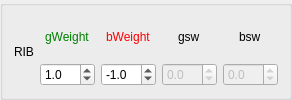
                                <widget class="QGroupBox" name="groupBox_10">
                                    <property name="title">
                                        <string/>
                                    </property>
                                    <layout class="QHBoxLayout" name="horizontalLayout_18">
                                        <item alignment="Qt::AlignHCenter">
                                            <widget class="QLabel" name="label_76">
                                                <property name="text">
                                                    <string>RIB</string>
                                                </property>
                                            </widget>
                                        </item>
                                        <item>
                                            <layout class="QVBoxLayout" name="verticalLayout_63">
                                                <item alignment="Qt::AlignHCenter">
                                                    <widget class="QLabel" name="label_77">
                                                        <property name="toolTip">
                                                            <string>&lt;html&gt;&lt;head/&gt;&lt;body&gt;&lt;p&gt;points
                                                                added to score when this is good&lt;/p&gt;&lt;/body&gt;&lt;/html&gt;
                                                            </string>
                                                        </property>
                                                        <property name="styleSheet">
                                                            <string notr="true">color: green</string>
                                                        </property>
                                                        <property name="text">
                                                            <string>gWeight</string>
                                                        </property>
                                                    </widget>
                                                </item>
                                                <item>
                                                    <widget class="QDoubleSpinBox" name="doubleSpinBox_61">
                                                        <property name="decimals">
                                                            <number>1</number>
                                                        </property>
                                                        <property name="minimum">
                                                            <double>-10.000000000000000</double>
                                                        </property>
                                                        <property name="maximum">
                                                            <double>10.000000000000000</double>
                                                        </property>
                                                        <property name="value">
                                                            <double>1.000000000000000</double>
                                                        </property>
                                                    </widget>
                                                </item>
                                            </layout>
                                        </item>
                                        <item>
                                            <layout class="QVBoxLayout" name="verticalLayout_64">
                                                <item alignment="Qt::AlignHCenter">
                                                    <widget class="QLabel" name="label_78">
                                                        <property name="toolTip">
                                                            <string>&lt;html&gt;&lt;head/&gt;&lt;body&gt;&lt;p&gt;points
                                                                added to score when this is bad&lt;/p&gt;&lt;/body&gt;&lt;/html&gt;
                                                            </string>
                                                        </property>
                                                        <property name="styleSheet">
                                                            <string notr="true">color: red</string>
                                                        </property>
                                                        <property name="text">
                                                            <string>bWeight</string>
                                                        </property>
                                                    </widget>
                                                </item>
                                                <item>
                                                    <widget class="QDoubleSpinBox" name="doubleSpinBox_62">
                                                        <property name="decimals">
                                                            <number>1</number>
                                                        </property>
                                                        <property name="minimum">
                                                            <double>-10.000000000000000</double>
                                                        </property>
                                                        <property name="maximum">
                                                            <double>10.000000000000000</double>
                                                        </property>
                                                        <property name="value">
                                                            <double>-1.000000000000000</double>
                                                        </property>
                                                    </widget>
                                                </item>
                                            </layout>
                                        </item>
                                        <item>
                                            <layout class="QVBoxLayout" name="verticalLayout_65">
                                                <item alignment="Qt::AlignHCenter">
                                                    <widget class="QLabel" name="label_79">
                                                        <property name="toolTip">
                                                            <string>&lt;html&gt;&lt;head/&gt;&lt;body&gt;&lt;p&gt;points
                                                                added to score when this is good but special (like macd
                                                                crossing up)&lt;/p&gt;&lt;/body&gt;&lt;/html&gt;
                                                            </string>
                                                        </property>
                                                        <property name="styleSheet">
                                                            <string notr="true">color: qradialgradient(spread:repeat,
                                                                cx:0.5, cy:0.5, radius:0.077, fx:0.5, fy:0.5, stop:0
                                                                rgba(19, 255, 0, 147), stop:0.497326 rgba(0, 0, 0, 147),
                                                                stop:1 rgba(0, 255, 113, 147));
                                                            </string>
                                                        </property>
                                                        <property name="text">
                                                            <string>gsw</string>
                                                        </property>
                                                    </widget>
                                                </item>
                                                <item>
                                                    <widget class="QDoubleSpinBox" name="doubleSpinBox_63">
                                                        <property name="enabled">
                                                            <bool>false</bool>
                                                        </property>
                                                        <property name="decimals">
                                                            <number>1</number>
                                                        </property>
                                                        <property name="minimum">
                                                            <double>-10.000000000000000</double>
                                                        </property>
                                                        <property name="maximum">
                                                            <double>10.000000000000000</double>
                                                        </property>
                                                    </widget>
                                                </item>
                                            </layout>
                                        </item>
                                        <item>
                                            <layout class="QVBoxLayout" name="verticalLayout_66">
                                                <item alignment="Qt::AlignHCenter">
                                                    <widget class="QLabel" name="label_80">
                                                        <property name="toolTip">
                                                            <string>&lt;html&gt;&lt;head/&gt;&lt;body&gt;&lt;p&gt;points
                                                                added to score when this is bad but special (like macd
                                                                crossing down)&lt;/p&gt;&lt;/body&gt;&lt;/html&gt;
                                                            </string>
                                                        </property>
                                                        <property name="styleSheet">
                                                            <string notr="true">color: qradialgradient(spread:repeat,
                                                                cx:0.5, cy:0.5, radius:0.077, fx:0.5, fy:0.5, stop:0
                                                                rgba(255, 0, 0, 147), stop:0.497537 rgba(58, 30, 30,
                                                                146), stop:1 rgba(255, 94, 0, 147));
                                                            </string>
                                                        </property>
                                                        <property name="text">
                                                            <string>bsw</string>
                                                        </property>
                                                    </widget>
                                                </item>
                                                <item>
                                                    <widget class="QDoubleSpinBox" name="doubleSpinBox_64">
                                                        <property name="enabled">
                                                            <bool>false</bool>
                                                        </property>
                                                        <property name="decimals">
                                                            <number>1</number>
                                                        </property>
                                                        <property name="minimum">
                                                            <double>-10.000000000000000</double>
                                                        </property>
                                                        <property name="maximum">
                                                            <double>10.000000000000000</double>
                                                        </property>
                                                    </widget>
                                                </item>
                                            </layout>
                                        </item>
                                    </layout>
                                </widget>
